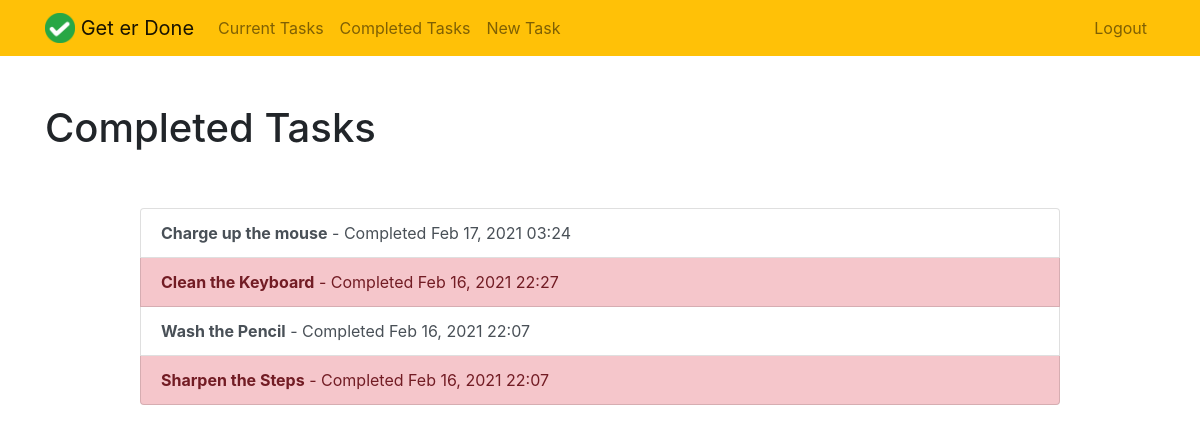
Page /completed/ (signed in) on the committed database.
### todo/models.py (models this page shows, shortened)
class Todo(models.Model):
    title = models.CharField(max_length=150)
    memo = models.TextField(max_length=500, blank=True)
    created = models.DateTimeField(auto_now_add=True)
    completed = models.DateTimeField(null=True, blank=True)
    important = models.BooleanField(default=False)
    user = models.ForeignKey(User, on_delete=models.CASCADE)

### todo/views.py (the view)
# urls.py: path('completed/', views.completedtodos, name='completedtodos'),
@login_required
def completedtodos(request):
    todos = Todo.objects.filter(user=request.user, completed__isnull=False).order_by('-completed')
    return render(request, 'todo/completedtodos.html', {'todos': todos})

### todo/templates/todo/completedtodos.html
{% extends 'todo/base.html' %}
{% block content %}
    <div class="row justify-container-center mt-5">
        <div class="col-md-10">
            <h1>Completed Tasks</h1>
        </div>
    </div>
    <div class="row justify-content-center mt-5">
        <div class="col-md-10">
            <div class="list-group">
                {% for todo in todos %}
                    <a href="{% url 'viewtodo' todo.id %}" class="
                        list-group-item
                        list-group-item-action
                        {% if todo.important %} list-group-item-danger{% endif %}
                    ">
                        <b>{{ todo.title }}</b> - Completed
                        {{ todo.completed|date:'M j, Y H:i' }}
                    </a>
                {% endfor %}
            </div>
        </div>
    </div>
{% endblock content %}

### rows in the picture
Todo: title "Charge up the mouse", completed "Feb 17, 2021 03:24"
Todo: title "Clean the Keyboard", completed "Feb 16, 2021 22:27"
Todo: title "Wash the Pencil", completed "Feb 16, 2021 22:07"
Todo: title "Sharpen the Steps", completed "Feb 16, 2021 22:07"
